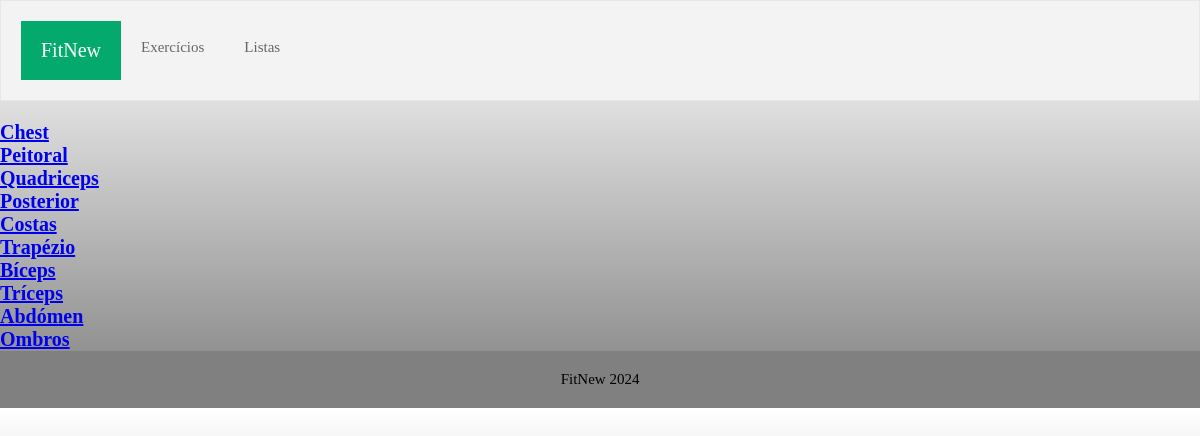
Page /fitnew/exercicios/ on the earlier database version.
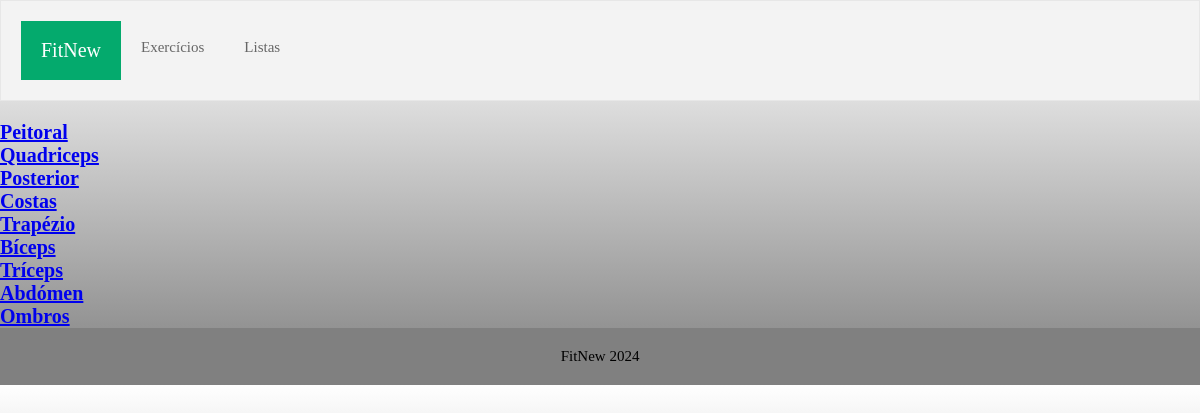
Same page on the later database version.
### fitnew/models.py (models this page shows, shortened)
class MuscularGroup(models.Model):
    id = models.AutoField(primary_key=True)
    name = models.CharField(max_length=150)

### fitnew/views.py (the view)
# urls.py: path('exercicios/', views.MuscularGroupsListView.as_view(), name='muscular_groups'),
class MuscularGroupsListView(ListView):
    model = MuscularGroup
    template_name = 'fitnew/pages/muscular_groups.html'
    context_object_name = 'muscular_groups'

### fitnew/templates/fitnew/pages/muscular_groups.html (shortened to what this page needs)
{% extends 'base.html' %}
{% block content %}
<div class="muscular-groups-grid">
    {% for group in muscular_groups %}
    <div class="muscular-group-card">
        <a href="{% url 'fitnew:exercises' group.id %}">
            <h1>{{group.name}}</h1>
        </a>
    </div>
    {% endfor %}
</div>
{% endblock %}

Differences in the rows shown:
removed MuscularGroup: name "Chest"
